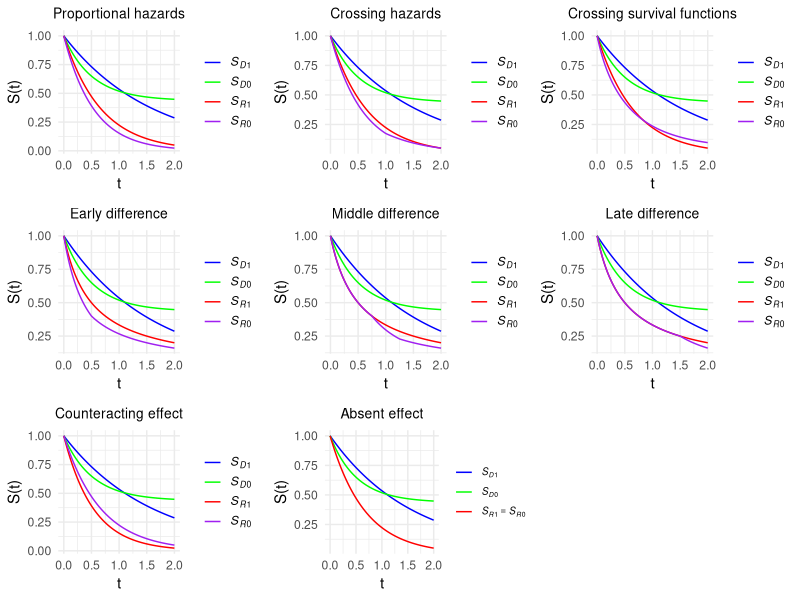

Generate this figure with R:
library(tidyr)
library(ggplot2)
library(gridExtra)

t_values <- seq(0, 2, by = 0.01)

custom_labels <- c("S_D1" = bquote(italic(S[D1])), 
                   "S_D2" = bquote(italic(S[D0])), 
                   "S_R1" = bquote(italic(S[R1])), 
                   "S_R2" = bquote(italic(S[R0])))
colors <- c("S_D1" = "blue", "S_D2" = "green", "S_R1" = "red", "S_R2" = "purple")

t0 = 1/2; lambda = 1/4

df_list <- list(
  data.frame(
    t = t_values,
    S_D1 = exp(-5/8*t_values),
    S_D2 = 5/2/(1+3/4*t_values)-3/2*exp(- t_values /2), 
    S_R1 = exp(-3/2*t_values),
    S_R2 = exp(-(1+lambda)*3/2 * t_values) #lambda=1/4
  ),
  data.frame(
    t = t_values,
    S_D1 = exp(-5/8*t_values),
    S_D2 = 5/2/(1+3/4*t_values)-3/2*exp(- t_values /2),
    S_R1 = exp(-3/2*t_values),
    S_R2 = exp(-(3/2+lambda)*t_values + 2*lambda*pmax(t_values-1, 0))
  ),
  data.frame(
    t = t_values,
    S_D1 = exp(-5/8*t_values),
    S_D2 = 5/2/(1+3/4*t_values)-3/2*exp(- t_values /2),
    S_R1 = exp(-3/2*t_values),
    S_R2 = (1/2)*(1/(1+3*t_values))+(1/2)*exp(-3/2*t_values)
  ),
  data.frame(
    t = t_values,
    S_D1 = exp(-5/8*t_values),
    S_D2 = 5/2/(1+3/4*t_values)-3/2*exp(- t_values /2),
    S_R1 = 1/(1+2*t_values),
    S_R2 = 2/(1+2*t_values)/(2+pmin(t_values, t0))
  ),
  data.frame(
    t = t_values,
    S_D1 = exp(-5/8*t_values),
    S_D2 = 5/2/(1+3/4*t_values)-3/2*exp(- t_values /2),
    S_R1 = 1/(1+2*t_values),
    S_R2 = 2/(1+2*t_values)/(2+pmin(t_values, 1+t0/2)-pmin(t_values,1-t0/2))
  ),
  data.frame(
    t = t_values,
    S_D1 = exp(-5/8*t_values),
    S_D2 = 5/2/(1+3/4*t_values)-3/2*exp(- t_values /2),
    S_R1 = 1/(1+2*t_values),
    S_R2 = 2/(1+2*t_values)/(2+pmax(t_values+t0-2, 0))
  ),
  data.frame(
    t = t_values,
    S_D1 = exp(-5/8*t_values),
    S_D2 = 5/2/(1+3/4*t_values)-3/2*exp(- t_values /2),
    S_R1 = exp(-(1+lambda)*3/2 * t_values), #lambda=1/4
    S_R2 = exp(-3/2*t_values)
  )
)

df_list_three <- list(
  data.frame(
    t = t_values,
    S_1 = exp(-5/8*t_values),
    S_2 = 5/2/(1+3/4*t_values)-3/2*exp(- t_values /2),
    S_3 = exp(-3/2*t_values)
  )
)

custom_labels_three <- list(
  c("S_1" = bquote(italic(S[D1])), 
    "S_2" = bquote(italic(S[D0])), 
    "S_3" = bquote(italic(S[R1]==S[R0]))),
  c("S_1" = bquote(italic(S[D1]==S[D0])), 
    "S_2" = bquote(italic(S[R1])), 
    "S_3" = bquote(italic(S[R0])))  
)

colors_three <- c("S_1" = "blue", "S_2" = "green", "S_3" = "red")
title<- c("Proportional hazards", "Crossing hazards", "Crossing survival functions", 
          "Early difference", "Middle difference", "Late difference",
          "Counteracting effect")

plot_list <- list()

pdf(file = "plots/simu_setting.pdf", width = 8, height = 5.5)

for (i in 1:length(df_list)) {
  df_long <- pivot_longer(df_list[[i]], cols = -t, names_to = "Function", values_to = "Value")
  
  p <- ggplot(df_long, aes(x = t, y = Value, color = Function)) +
    geom_line(linewidth = 0.5) + 
    scale_color_manual(values = colors, labels = custom_labels) +
    labs(x = "t",
         y = "S(t)") + theme_minimal() +
    theme(legend.key.size = unit(0.5, "cm"),
          plot.title = element_text(size = 10,hjust=0.5))+
    guides(color = guide_legend(title = NULL)) + 
    ggtitle(title[i])
  
  plot_list[[i]] <- p
}

for (i in 1:1) {
  df_long <- pivot_longer(df_list_three[[i]], cols = -t, names_to = "Function", values_to = "Value")
  
  p <- ggplot(df_long, aes(x = t, y = Value, color = Function)) +
    geom_line(linewidth = 0.5) + 
    scale_color_manual(values = colors_three, labels = custom_labels_three[[i]]) +
    labs(x = "t",
         y = "S(t)") + theme_minimal() +
    theme(legend.key.size = unit(0.5, "cm"),
          legend.text = element_text(size = 7),
          legend.margin = margin(t = 0, r = 0, b = 0, l = 0),
          plot.title = element_text(size = 10,hjust=0.5))+
    guides(color = guide_legend(title = NULL)) + 
    ggtitle("Absent effect")
  
  plot_list[[length(df_list)+i]] <- p
}

grid.arrange(grobs = plot_list, ncol = 3)

dev.off()
